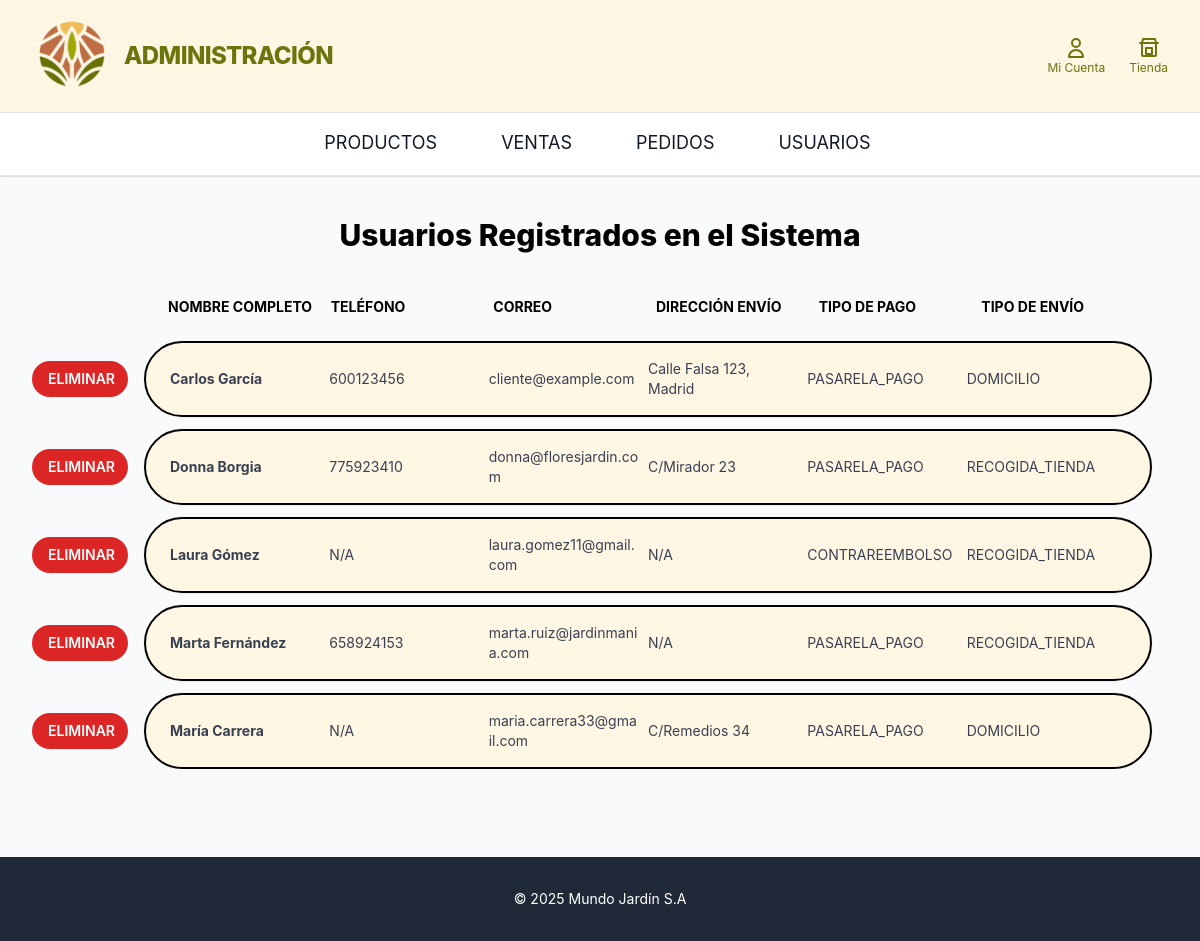
Before: /clientes_admin/ (signed in) with the older database file.
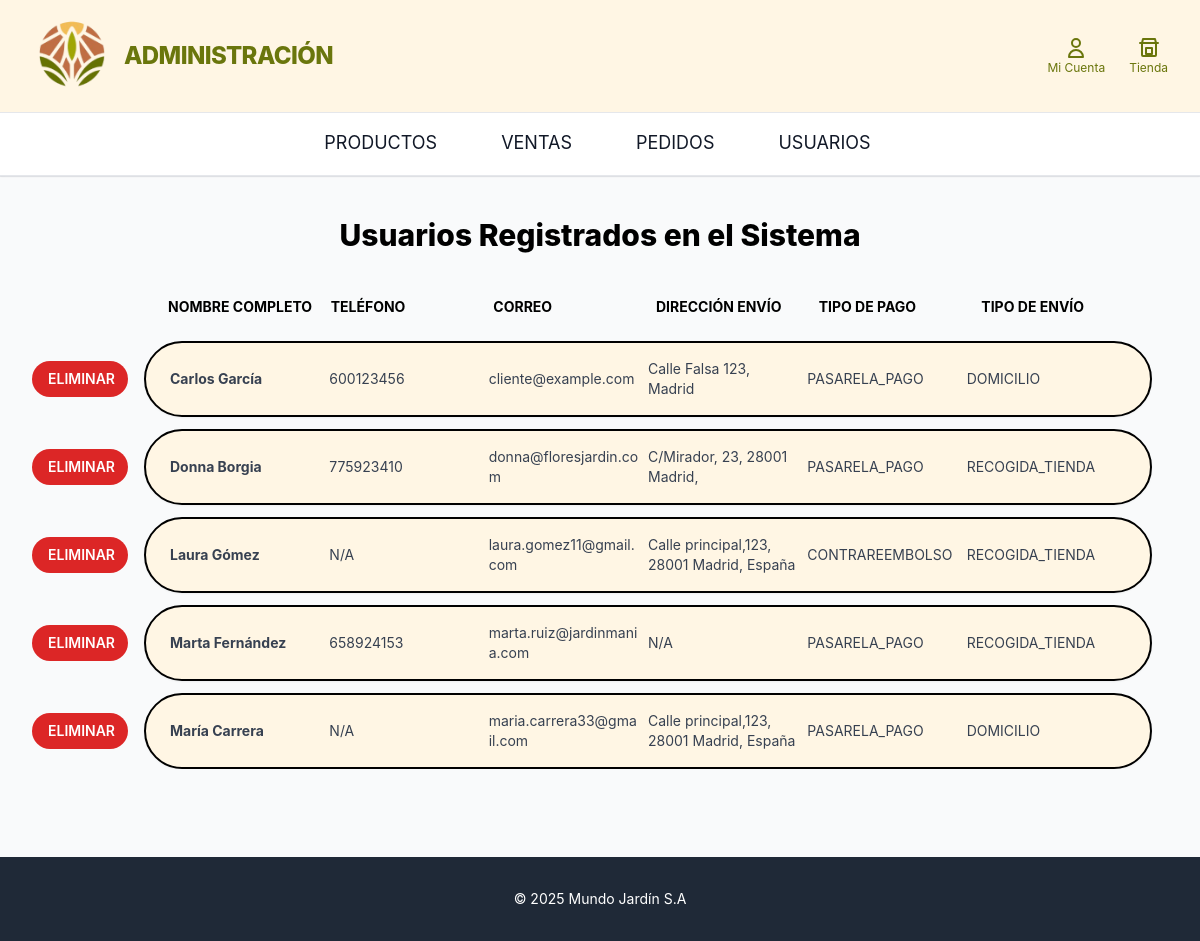
After: the same page with the newer database file.
### home/models.py (models this page shows, shortened)
class UsuarioCliente(models.Model):
    usuario = models.OneToOneField(Usuario, on_delete=models.CASCADE)
    tipo_pago= models.CharField(max_length=20, choices=TipoPago.choices, default=TipoPago.PASARELA_PAGO)
    telefono = models.CharField(max_length=15, blank=True, null=True)
    direccion_envio = models.CharField(max_length=255, blank=True)
    tipo_envio= models.CharField(max_length=20, choices=TipoEnvio.choices, default=TipoEnvio.RECOGIDA_TIENDA)
    last_login = models.DateTimeField(null=True, blank=True)

class Usuario(AbstractBaseUser, PermissionsMixin):
    nombre = models.CharField(max_length=200)
    apellidos = models.CharField(max_length=200)
    corre_electronico = models.EmailField(max_length=200, unique=True)
    password = models.CharField(max_length=128)
    objects = UsuarioManager()
    last_login = models.DateTimeField(null=True, blank=True)
    USERNAME_FIELD = 'corre_electronico'
    REQUIRED_FIELDS = ['nombre', 'apellidos']
    is_active = models.BooleanField(default=True)
    is_staff = models.BooleanField(default=False)
    is_superuser = models.BooleanField(default=False)

### clientes_admin/views.py (the view)
# urls.py: path('', views.gestion_clientes, name='clientes_admin_index'),
def gestion_clientes(request):
    if not request.user.is_authenticated or not request.user.is_staff:
        return redirect('home')
    if request.method == 'GET':
        clientes = UsuarioCliente.objects.select_related('usuario').order_by('usuario__nombre')
        context = {
            'clientes': clientes
        }
        return render(request, 'clientes_admin/gestion_clientes.html', context)
    else:
        return HttpResponseNotAllowed(['GET'])

### home/context_processors.py (called while the page is built)
def productos_en_cesta(request):
    total_items = 0
    if request.user.is_authenticated:
        try:
            cesta = CestaCompra.objects.get(usuario_cliente__usuario=request.user)
        except CestaCompra.DoesNotExist:
            cesta = None
    else:
        session_id = request.session.get("cesta_id")
        cesta = CestaCompra.objects.filter(session_id=session_id).first() if session_id else None
    if cesta:
        total_items = sum(item.cantidad for item in cesta.items.all())
    return {'total_items_cesta': total_items}

### clientes_admin/templates/clientes_admin/gestion_clientes.html (shortened to what the changed rows need)
{% load static %}
<!DOCTYPE html>
<html lang="es">
<head>
    <script src="https://cdn.tailwindcss.com"></script>
</head>
<body class="bg-gray-50">
<main class="max-w-7xl mx-auto px-8 py-10">
        <h1 class="text-3xl font-extrabold text-black mb-8 text-center">
            Usuarios Registrados en el Sistema
        </h1>
        <div class="space-y-3">
    <div class="relative">
        <div class="space-y-3 max-h-[60vh] overflow-y-auto pr-4">
            {% for cliente in clientes %}
            <div class="flex items-center gap-4">
                <a href="{% url 'cliente_eliminar_confirmar' cliente.id %}"
                    class="w-24 flex-shrink-0 bg-red-600 hover:bg-red-700 text-white px-4 py-2 rounded-full font-semibold text-sm transition-transform hover:scale-105 text-center">
                        ELIMINAR
                </a>
                <div class="flex-1 bg-[#fff6e4] border-2 border-black rounded-full px-6 py-4 shadow-sm">
                    <div class="grid grid-cols-6 items-center text-gray-700 text-sm">
                        <span class="pr-2 font-bold whitespace-normal break-words">
                            {{ cliente.usuario.nombre }} {{ cliente.usuario.apellidos }}
                        </span>
                        <span class="pr-2 font whitespace-normal break-words">
                            {{ cliente.telefono|default:"N/A" }}
                        </span>
                        <span class="pr-2 font whitespace-normal break-words">
                            {{ cliente.usuario.corre_electronico }}
                        </span>
                        <span class="pr-2 font whitespace-normal break-words">
                            {{ cliente.direccion_envio|default:"N/A" }}
                        </span>
                        <span class="pr-2 font whitespace-normal break-words">
                            {{ cliente.tipo_pago|default:"N/A" }}
                        </span>
                        <span class="pr-2 font whitespace-normal break-words">
                            {{ cliente.tipo_envio|default:"N/A" }}
                        </span>
                    </div>
                </div>
            </div>
            {% empty %}
            <div class="text-center text-gray-500 py-10">
                No hay clientes registrados en el sistema.
            </div>
            {% endfor %}
        </div>
    </div>
</div>
    </main>

Changed rows visible on the page:
changed UsuarioCliente "Donna": direccion_envio "C/Mirador 23" → "C/Mirador, 23, 28001 Madrid,"
changed UsuarioCliente "CONTRAREEMBOLSO": direccion_envio "N/A" → "Calle principal,123, 28001 Madrid, España"
changed UsuarioCliente "María": direccion_envio "C/Remedios 34" → "Calle principal,123, 28001 Madrid, España"
